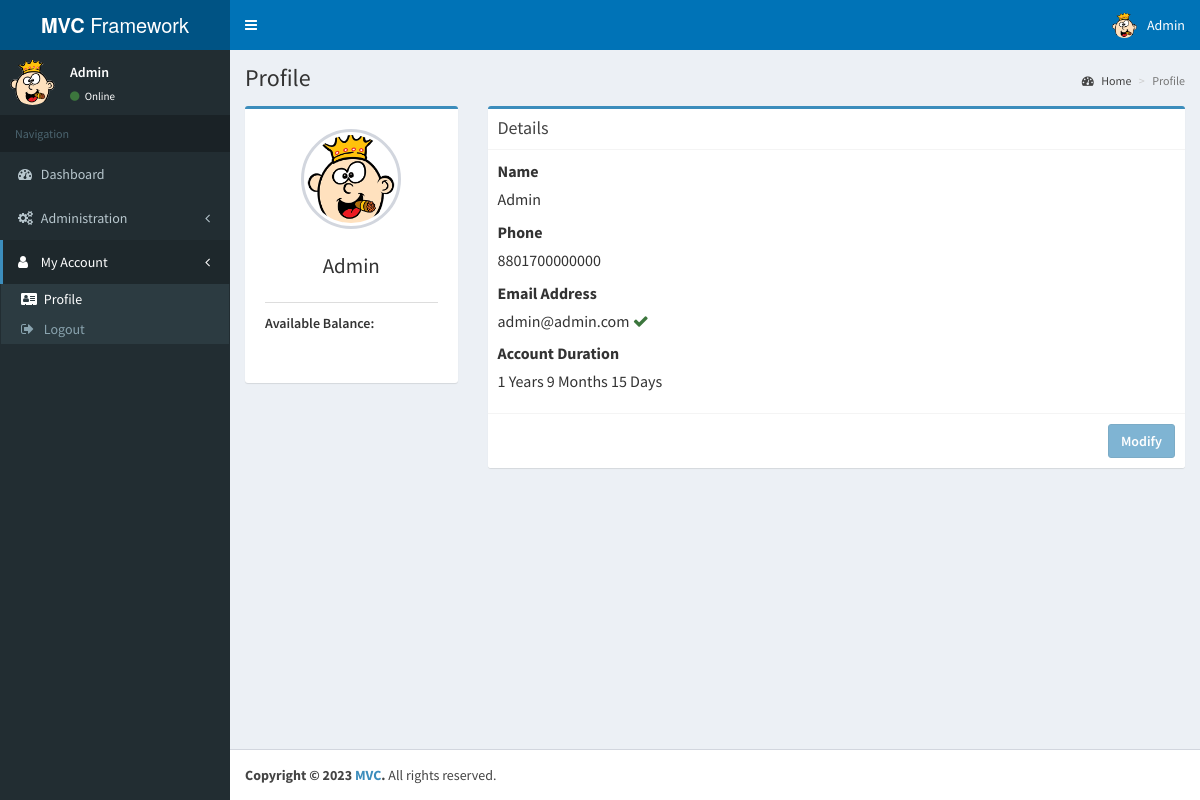
Screenshot of /Account/ (signed in) with the database file from the repository.
### tables this page shows
CREATE TABLE `navigation` (
  `id` int(100) UNSIGNED NOT NULL,
  `nav_name` varchar(100) NOT NULL,
  `nav_path` varchar(200) NOT NULL,
  `parent_id` int(100) NOT NULL DEFAULT 0,
  `nav_icon` varchar(50) NOT NULL DEFAULT 'fa fa-circle-o',
  `sort` int(3) NOT NULL DEFAULT 0
);

CREATE TABLE `user` (
  `id` int(10) UNSIGNED NOT NULL,
  `name` varchar(100) NOT NULL,
  `phone` varchar(20) NOT NULL,
  `email` varchar(100) NOT NULL,
  `photo` varchar(100) DEFAULT NULL,
  `password` varchar(100) NOT NULL,
  `login_key` varchar(100) DEFAULT NULL,
  `email_verified` int(2) NOT NULL DEFAULT 0,
  `email_token` varchar(100) DEFAULT NULL,
  `email_token_expire` datetime DEFAULT NULL,
  `2fa` int(2) NOT NULL DEFAULT 0,
  `2fa_token` varchar(16) DEFAULT NULL,
  `balance` decimal(10,4) NOT NULL DEFAULT 0.0000,
  `status` int(2) NOT NULL DEFAULT 1,
  `created` datetime NOT NULL
);

### application/controllers/Account.php (called while the page is built, shortened)
<?php
class Account extends Controller
{
  public function __construct()
  {
    $this->model = $this->loadModel('Account');
  }
  public function Index()
  {
    $data = $this->model->getUserBalance($_SESSION['userid']);
    $data['user'] = $this->model->getUserByEmail($_SESSION['login']);
    $data['page_title'] = "Profile";
    $data['user']['photo'] = $data['user']['photo'] ? APP_URL . '/public/images/user_img/' .
      $data['user']['photo']
      : APP_URL . '/public/images/no-profile.jpg';
    $this->view('account/profile', $data);
  }
}

### framework/core/Framework.php (called while the page is built, shortened)
<?php
    class Framework
    {
        private static $currentController = 'Home';
        private static $currentMethod = 'Index';
        private static $currentParams = [];
        public static function run()
        {
            self::dispatch();
        }
        private static function autoload()
        {
            require FRAMEWORK_PATH . 'core/Authorize.php';
            require FRAMEWORK_PATH . 'core/Controller.php';
            require FRAMEWORK_PATH . 'core/Database.php';
        }
        private static function dispatch()
        {
            $URL = ltrim($_SERVER['REQUEST_URI'], "index.php");
            $URL = explode('/', rtrim(ltrim($URL, "/"), "/"));
            if ( ! empty($URL[0])) {
                if (file_exists(CONTROLLER_PATH . APP_SECTION . ucfirst($URL[0]) . '.php')) {
                    self::$currentController = ucfirst($URL[0]);
                    unset($URL[0]);
                } else {
                    include(VIEW_PATH . '_common/404.php');
                    exit();
                }
            }
            $current_controller_name = self::$currentController;
            self::$currentController = new self::$currentController;
            if ( ! AUTH::checkPermission(APP_SECTION, $current_controller_name,
                self::$currentMethod)) {
                include(VIEW_PATH . '_common/403.php');
                exit();
            }
            self::$currentParams = $URL ? array_values($URL) : [];
            call_user_func_array([self::$currentController, self::$currentMethod],
                self::$currentParams);
        }
    }

### index.php (called while the page is built)
<?php
require "framework/core/Framework.php";
Framework::run();

### framework/core/Database.php (called while the page is built, shortened)
<?php
class Database{
    protected $connection;
    protected $query;
    public function __construct() {
        $this->connection = new mysqli(DB_HOST, DB_USER, DB_PASS, DB_NAME);
        $this->connection->set_charset('utf8');
    }
    public function query($query) {
        if ($this->query = $this->connection->prepare($query)) {
            if (func_num_args() > 1) {
                $x = func_get_args();
                $args = array_slice($x, 1);
                $types = '';
                $args_ref = array();
                foreach ($args as $k => &$arg) {
                    if (is_array($args[$k])) {
                        foreach ($args[$k] as $j => &$a) {
                            $types .= $this->_gettype($args[$k][$j]);
                            $args_ref[] = &$a;
                        }
                    } else {
                        $types .= $this->_gettype($args[$k]);
                        $args_ref[] = &$arg;
                    }
                }
                array_unshift($args_ref, $types);
                call_user_func_array(array($this->query, 'bind_param'), $args_ref);
            }
            $this->query->execute();
        } else {
            die('Unable to prepare statement (check your syntax) - ' . $this->connection->error);
        }
        return $this;
    }
    public function fetchAll() {
        $params = array();
        $meta = $this->query->result_metadata();
        while ($field = $meta->fetch_field()) {
            $params[] = &$row[$field->name];
        }
        call_user_func_array(array($this->query, 'bind_result'), $params);
        $result = array();
        while ($this->query->fetch()) {
            $r = array();
            foreach ($row as $key => $val) {
                $r[$key] = $val;
            }
            $result[] = $r;
        }
        return $result;
    }
    public function fetchArray() {
        $params = array();
        $meta = $this->query->result_metadata();
        while ($field = $meta->fetch_field()) {
            $params[] = &$row[$field->name];
        }
        call_user_func_array(array($this->query, 'bind_result'), $params);
        $result = array();
        while ($this->query->fetch()) {
            foreach ($row as $key => $val) {
                $result[$key] = $val;
            }
        }
        return $result;
    }
    public function numRows() {
        $this->query->store_result();
        return $this->query->num_rows;
    }
    private function _gettype($var) {
        if(is_string($var)) return 's';
        if(is_int($var)) return 'i';
        return 'b';
    }
}
?>

### application/models/Account.php (called while the page is built, shortened)
<?php
class AccountModel
{
 private $db;
 public function __construct()
 {
  $this->db = new Database;
 }
 public function getUserByEmail($email)
 {
  $email_search = $this->db->query("SELECT * FROM user WHERE email = ?", $email);
  if ($email_search->numRows() > 0) {
   return $email_search->fetchArray();
  }
  return false;
 }
}

### framework/core/Authorize.php (called while the page is built, shortened)
<?php
class AUTH{
	public static function checkPermission($section, $controller, $action){
		$db = new Database;
		$request = $section . $controller . '/' . $action;
		$check_entity = $db->query("SELECT * FROM permission WHERE action = ?", $request);
		if($check_entity->numRows() > 0){
			if(!isset($_SESSION['login']))
			{
				Util::redirect("/account/login");
			}else{
				$permission = $check_entity->fetchArray();
			}
		}
		return true;
	}
}

### application/views/account/profile.php (the view, shortened to what this page needs)
<?php include_once(VIEW_PATH . '_common/header.php'); ?>
    <link rel="stylesheet" href="<?= APP_URL ?>/public/css/profile.css">
    <div class="wrapper">
<?php
    include_once(VIEW_PATH . '_common/admin_top.php');
    include_once(VIEW_PATH . '_common/navigation.php');
?>
    <div class="content-wrapper">
        <section class="content-header">
            <h1>
                <?= $data['page_title'] ?>
            </h1>
            <ol class="breadcrumb">
                <li><a href="<?= APP_URL ?>/account/onAuthenticate"><i class="fa fa-dashboard"></i>
                        Home</a></li>
                <li class="active"><?= $data['page_title']; ?></li>
            </ol>
        </section>
        <section class="content">
            <div class="row">
                <div class="col-md-3">
                    <div class="box box-primary profile">
                        <div class="box-body box-profile">
                            <a data-toggle="modal" data-target="#myModal"
                               href="<?= APP_URL ?>/account/uploadimg/" class="upload_container">
                                <img class="img-responsive img-circle"
                                     src="<?= $data['user']['photo'] ?>" alt="User profile picture">
                                <i class="fa fa-pencil fa-lg"></i>
                            </a>
                            <h3 class="profile-username text-center"
                                style="margin: 25px 0;"><?= $data['user']['name'] ?></h3>
                            <ul class="list-group list-group-unbordered">
                                <li class="list-group-item">
                                    <b>Available Balance: <span class="pull-right"> </span></b>
                                </li>
                            </ul>
                        </div>
                    </div>
                </div>
                <div class="col-md-9">
                    <div class="box box-primary">
                        <div class="box-header with-border">
                            <h3 class="box-title bn">Details</h3>
                        </div>
                        <div class="box-body">
                            <label class="font16">Name</label>
                            <p class="font16"><?= $data['user']['name'] ?></p>
                            <label class="font16">Phone</label>
                            <p class="font16"><?= $data['user']['phone'] ?></p>
                            <label class="font16">Email Address</label>
                            <p class="font16">
                                <?= $data['user']['email'] ?>
                                <?= ($data['user']['email_verified'] == 0
                                    ? '<i class="fa fa-times text-danger"></i>'
                                    : '<i class="fa fa-check text-success"></i>'); ?>
                            </p>
                            <label class="font16">Account Duration</label>
                            <p class="font16">
                                <?= date_diff(date_create($data['user']['created']),
                                    date_create(""))->format("%y Years %m Months %d Days ") ?>
                            </p>
                        </div>
                        <div class="box-footer">
                            <a href="#" class="btn btn-primary pull-right"
                               disabled><b>Modify</b></a>
                        </div>
                    </div>
                </div>
            </div>
        </section>
    </div>
<?php include_once(VIEW_PATH . '_common/footer.php'); ?>

### framework/core/Controller.php (shortened to what this page needs)
<?php
    class Controller{
        public function loadModel($model){
            return new $model();
        }
        public function view($view, $data = []){
            if(file_exists(VIEW_PATH . APP_SECTION .$view.'.php')){
                require_once VIEW_PATH . APP_SECTION .$view.'.php';
            } else {
                require_once VIEW_PATH . '_common/404.php';
            }
        }
    }

### application/views/_common/header.php (shortened to what this page needs)
<!DOCTYPE html>
<html>
<head>
  <link rel="stylesheet" href="<?= APP_URL ?>/public/css/bootstrap.min.css">
  <link rel="stylesheet" href="//cdnjs.cloudflare.com/ajax/libs/font-awesome/4.7.0/css/font-awesome.min.css">
  <link rel="stylesheet" href="<?= APP_URL ?>/public/css/ionicons.min.css">
  <link rel="stylesheet" href="<?= APP_URL ?>/public/css/select2.min.css">
  <link rel="stylesheet" href="<?= APP_URL ?>/public/css/AdminLTE.min.css">
  <link rel="stylesheet" href="<?= APP_URL ?>/public/css/_all-skins.min.css">
  <link rel="stylesheet" href="<?= APP_URL ?>/public/css/bootstrap3-wysihtml5.min.css">
  <link rel="stylesheet" href="<?= APP_URL ?>/public/css/custom.css">
</head>

### application/views/_common/admin_top.php (shortened to what this page needs)
<body class="hold-transition sidebar-mini <?= SKIN_COLOR ?>">
  <header class="main-header">
    <a href="<?= APP_URL ?>/account/onAuthenticate/" class="logo bg-blue-active">
      <b>MVC</b> Framework
    </a>
    <nav class="navbar navbar-static-top bg-blue" role="navigation">
      <a href="#" class="sidebar-toggle " data-toggle="offcanvas" role="button">
      </a>
      <div class="navbar-custom-menu">
        <ul class="nav navbar-nav">
          <li class="dropdown user user-menu">
            <a href="#" class="dropdown-toggle" data-toggle="dropdown">
              <img src="<?= ($_SESSION['avatar'] ? APP_URL . '/public/images/user_img/' . $_SESSION['avatar'] : APP_URL . '/public/images/no-profile.jpg'); ?>" class="user-image" alt="User Image">
              <span class="hidden-xs"><?= $_SESSION['name']; ?></span>
            </a>
          </li>
        </ul>
      </div>
    </nav>
  </header>

### application/views/_common/navigation.php (shortened to what this page needs)
<aside class="main-sidebar ">
    <section class="sidebar">
        <div class="user-panel ">
           <div class="pull-left image">
              <img src="<?=($_SESSION['avatar'] ? APP_URL . '/public/images/user_img/' . $_SESSION['avatar'] : APP_URL . '/public/images/no-profile.jpg');?>" class="img-circle" alt="User Image">
            </div>
            <div class="pull-left info">
              <p><?=$_SESSION['name'];?></p>
              <a href="#"><i class="fa fa-circle text-success"></i> Online</a>
            </div>
        </div>
		<ul class="sidebar-menu tree" data-widget="tree">
		<li class="header">Navigation</li>
        <?php
            $db = new Database();
            $menus = $db->query("SELECT m.* FROM navigation AS m JOIN nav_permission AS p ON p.nav_id=m.id WHERE p.group_id IN (SELECT group_id FROM user_group_relation WHERE user_id=?) ORDER BY m.sort,m.id", $_SESSION['userid'])->fetchAll();
            $menu_items = array();
            foreach ($menus as $menu) {
                $menu_items[$menu['parent_id']][] = $menu;
            }
            getMenu($menu_items, 0, false);
            function getMenu($menu_items, $key, $sub = false)
            {
                echo ($sub ? '<ul class="treeview-menu">' : '');
                foreach ($menu_items[$key] as $item) {
                    $li_class = (isset($menu_items[$item['id']]) ? 'treeview' : '');
                    $li_class .= ($item['nav_path'] == CUR_REQUEST_PATH ? ' active' : '');
                    if (isset($menu_items[$item['id']])) {
                        if (in_array(CUR_REQUEST_PATH, array_column($menu_items[$item['id']], 'nav_path'))) {
                            $li_class .= ' active';
                        }
                    }
                    $li_pull_icon = (isset($menu_items[$item['id']]) ? '<span class="pull-right-container"><i class="fa fa-angle-left pull-right"></i></span>' : '');
                    if (stripos($item['nav_path'], "/Index") !== false) {
                        $link = '/' . rtrim(strtolower($item['nav_path']), "index");
                    } else {
                        $link = '/' . strtolower($item['nav_path']);
                    }
                    echo '<li class="' . $li_class . '"> <a href="' . $link . '"> <i class="' . $item['nav_icon'] . '"></i> <span>' . $item['nav_name'] . '</span>' . $li_pull_icon . '</a>';
                    if (isset($menu_items[$item['id']])) {
                        getMenu($menu_items, $item['id'], true);
                    }
                    echo '</li>';
                }
                echo ($sub ? '</ul>' : '');
            }
        ?>
		</ul>
    </section>
</aside>

### application/views/_common/footer.php (shortened to what this page needs)
<footer class="main-footer">
  <strong>Copyright &copy; <?php echo date("Y"); ?> <a href="<?= APP_URL ?>" target="blank"><?= SITE_NAME ?></a>.</strong> All rights reserved.
</footer>
</div>
</body>
</html>

### public/css/profile.css (style rules this page uses)
.profile .box-profile { padding: 20px; }
.profile .list-group .list-group-item { border-bottom: 0; }
.upload_container { width: 100px; padding: 3px; border: 3px solid #d2d6de; position: relative; height: 100px; display: flex; border-radius: 50%; overflow: hidden; justify-content: center; align-items: center; margin: 0 auto; }
.upload_container img { height: 100%; width: 100%; object-fit: cover; }
.upload_container i { position: absolute; z-index: -1; color: white; }
.upload_container::after { content: ''; position: absolute; width: 100%; height: 100%; border-radius: 50%; background-color: transparent; transition: all 0.3s ease; }

### rows the page displays
navigation: nav_name "Dashboard"
navigation: nav_name "Administration"
navigation: nav_name "My Account"
navigation: nav_name "Profile"
navigation: nav_name "Logout"
user: name "Admin", phone "8801700000000", email "admin@admin.com", created "1 Years 9 Months 15 Days"

### other values shown
$_SESSION['name'] "Admin"
$data['page_title'] "Profile"
SITE_NAME "MVC"
